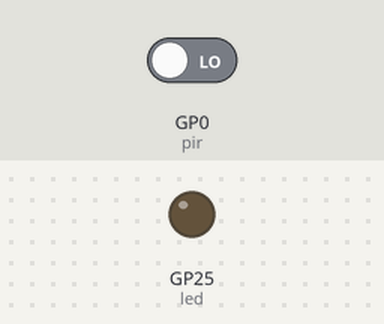
Simulated run of this program. Board: Raspberry Pi Pico running MicroPython. Parts: output pins drawn as LEDs (lit = HIGH). Inputs (shaded band) come from the test bench; at power-on: GP0 (pir) LOW. WiFi joins after 1.5 s; web requests get an empty 200 reply after 0.4 s; what the program prints to the serial console is not drawn.

Above: at 4.6 s.
4.7 s: GP0 (pir) driven HIGH
At 6.6 s:
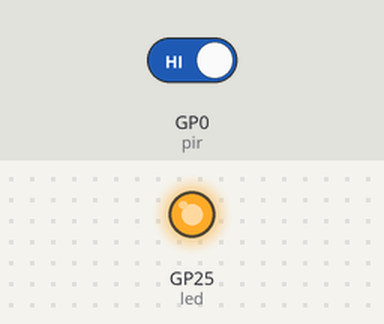
Timing chart, 0 to 8.1 s (numbered marks = the images above; inputs shaded):
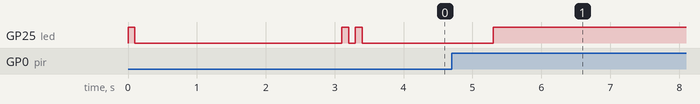

Measured:
- after the input at 4.7 s, GP25 (led): LOW → HIGH after 0.60 s

The program:

main.py
```python
from pir_config import *
from machine import Pin
from time import sleep
import network
import urequests as requests


# ===== various devices =====
wlan = network.WLAN(network.STA_IF)
led = Pin("LED", Pin.OUT)
pir = Pin(pir_pin, Pin.IN, Pin.PULL_DOWN)


# ===== helper functions =====
# connect to wifi
def connect_wifi():
    wlan.active(True)
    wlan.connect(ssid, password)
    while wlan.isconnected() == False:
        print("Waiting for connection...")
        sleep(1)
    ip = wlan.ifconfig()[0]
    print(f"Connected on {ip}")
    return ip

# disconnect wifi
def disconnect_wifi():
    wlan.disconnect()
    wlan.active(False)
    wlan.deinit()

# read motion sensor status
def get_pir():
    return pir.value()


# ===== main =====
# flash led to indicate power on
led.on()
sleep(0.1)
led.off()
sleep(1)

# connect to wifi
connect_wifi()

# flash led twice to indicate wifi is connected
led.on()
sleep(0.1)
led.off()
sleep(0.1)
led.on()
sleep(0.1)
led.off()

led_status = False

# read sensors and call API if movement is detected
while True:
    if get_pir():
        try:
            r = requests.get(api)
            r.close()
        except:
            print("Error!")

        if not led_status:
            led.on()
            led_status = True

        sleep(interval_on)
    else:
        if led_status:
            led.off()
            led_status = False

        sleep(interval_off)
```

pir_config.py
```python
# api endpoint
host = "xxx.xxx.x.xx"
port = 2023
api = f"http://{host}:{port}/picow/pir"

# wifi
ssid = "ssid"
password = "password"

# motion sensor sampling interval
# during both on and off states of the siginal
interval_on = 10
interval_off = 0.25

# GPIO pin number for the PIR sensor
pir_pin = 0
```
